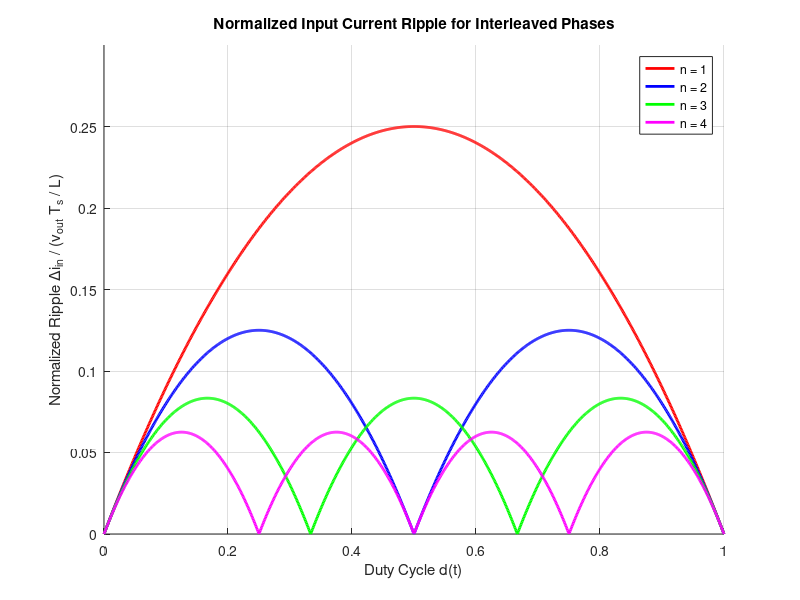

Write the MATLAB code that produced this figure.
% Parameters
n_values = 1:4;             % Number of interleaved phases
d = linspace(0, 1, 1000);   % Duty cycle range from 0 to 1
figure;
hold on;
grid on;

colors = ['r', 'b', 'g', 'm']; % Distinct colors for n=1 to 4

for i = 1:length(n_values)
    n = n_values(i);
    ripple = zeros(size(d));
    
    % Evaluate the function for each interval x = 1, 2, ..., n
    for x = 1:n
        % Define the duty cycle interval for the current x
        lower_bound = (x - 1) / n;
        upper_bound = x / n;
        
        % Logical mask to find indices of d within the current interval
        mask = (d >= lower_bound) & (d <= upper_bound);
        
        % Apply the formula from the image
        % [n*d - (x-1)] * [x - n*d] / n
        ripple(mask) = (n * d(mask) - (x - 1)) .* (x - n * d(mask)) / n;
    end
    
    % Plot the result for the current n
    plot(d, ripple, 'LineWidth', 2, 'Color', colors(i), 'DisplayName', ['n = ' num2str(n)]);
end

% Formatting the plot
xlabel('Duty Cycle d(t)');
ylabel('Normalized Ripple \Deltai_{in} / (v_{out} T_s / L)');
title('Normalized Input Current Ripple for Interleaved Phases');
legend('show');
ylim([0, 0.3]); % Adjust limits for better visibility
hold off;
